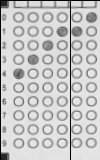
#> input picture KIVI_MASTER/img/mssv.jpg, 100 x 160 px
$ python test_circle.py
#> lines starting #> are read from the running program, lines starting #| are printed output that depends on the picture; after the words box and inside, x2 and y2 are one past the last pixel; in counts of white or black regions, pixels touching at a corner belong together
import cv2
import numpy as np

# Load image, grayscale, median blur, Otsus threshold
image = cv2.imread('img/mssv.jpg')
#> image is the input picture: shape (160, 100, 3); min 0, max 242, mean 197.1
gray = cv2.cvtColor(image, cv2.COLOR_BGR2GRAY)
blur = cv2.GaussianBlur(gray, (7, 7), 3)
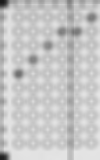
#> blur: shape (160, 100); min 25, max 229, mean 198.4
thresh = cv2.threshold(blur, 0, 255, cv2.THRESH_BINARY + cv2.THRESH_OTSU)[1]
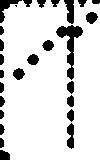
#> thresh: shape (160, 100); 86.4% white; 27 black regions (1 under 20 px), largest, box (x1, y1, x2, y2) and area: (56, 25, 83, 80) 495, (0, 0, 22, 23) 176, (64, 0, 74, 24) 166

# Morph open
kernel = cv2.getStructuringElement(cv2.MORPH_ELLIPSE, (7,7))
opening = cv2.morphologyEx(thresh, cv2.MORPH_OPEN, kernel, iterations=3)
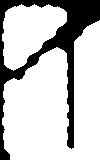
#> opening: shape (160, 100); 77.4% white; 1 black region

# Find contours and filter using contour area and aspect ratio
cnts = cv2.findContours(opening, cv2.RETR_EXTERNAL, cv2.CHAIN_APPROX_SIMPLE)
#> cnts = 2 contours; box (x1, y1, x2, y2) and area: (2, 20, 100, 160) 9288, (2, 4, 67, 71) 2686
cnts = cnts[0] if len(cnts) == 2 else cnts[1]
for c in cnts:
    peri = cv2.arcLength(c, True)
    approx = cv2.approxPolyDP(c, 0.04 * peri, True)
    area = cv2.contourArea(c)
    if len(approx) > 5 and area > 10 and area < 500000:
        ((x, y), r) = cv2.minEnclosingCircle(c)
        cv2.circle(image, (int(x), int(y)), int(r), (0, 255, 0), 1)
#> this loop made 2 passes
#> (peri, area, x, y, r) on pass 1: (648, 9287.5, 54.5, 89.5, 82.53)
#> (peri, area) on pass 2: (231, 2686.5)
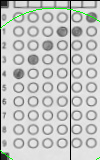
#> image: shape (160, 100, 3); 0.73% of pixels changed, all inside (x1, y1, x2, y2) = (0, 7, 100, 160)

cv2.imshow('thresh', thresh)
cv2.imshow('opening', opening)
cv2.imshow('image', image)
cv2.waitKey()

$ run again, with KIVI_MASTER/img/IMG_6103.JPG copied over KIVI_MASTER/img/mssv.jpg
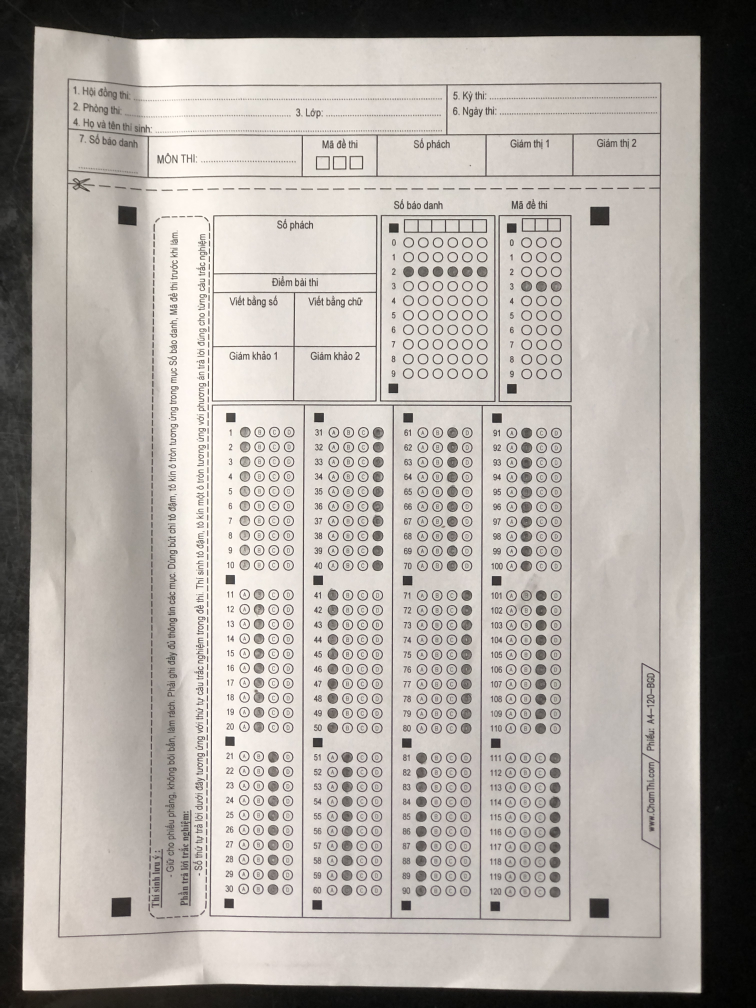
#> input picture KIVI_MASTER/img/IMG_6103.JPG, 3024 x 4032 px (shown at 1/4 size)
#> image is the input picture: shape (4032, 3024, 3); mean B, G, R 160.3, 165.6, 171.3
#> `thresh = cv2.threshold(blur, 0, 255, cv2.THRESH_BINARY + cv2.THRESH_OT..`:
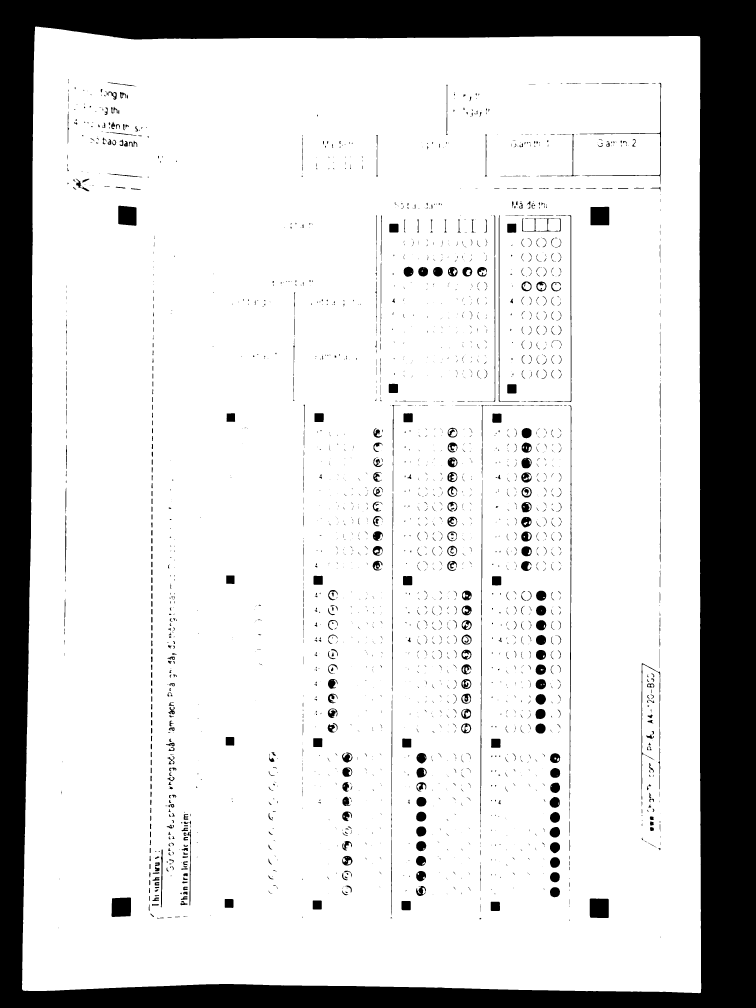
#> thresh: shape (4032, 3024) (shown at 1/4 size); 81.8% white; 2437 black regions (1377 under 20 px), largest, box (x1, y1, x2, y2) and area: (0, 0, 3024, 4032) 1984382, (2359, 3594, 2435, 3672) 5826, (446, 3590, 524, 3668) 5737
#> `opening = cv2.morphologyEx(thresh, cv2.MORPH_OPEN, kernel, iterations=3)`:
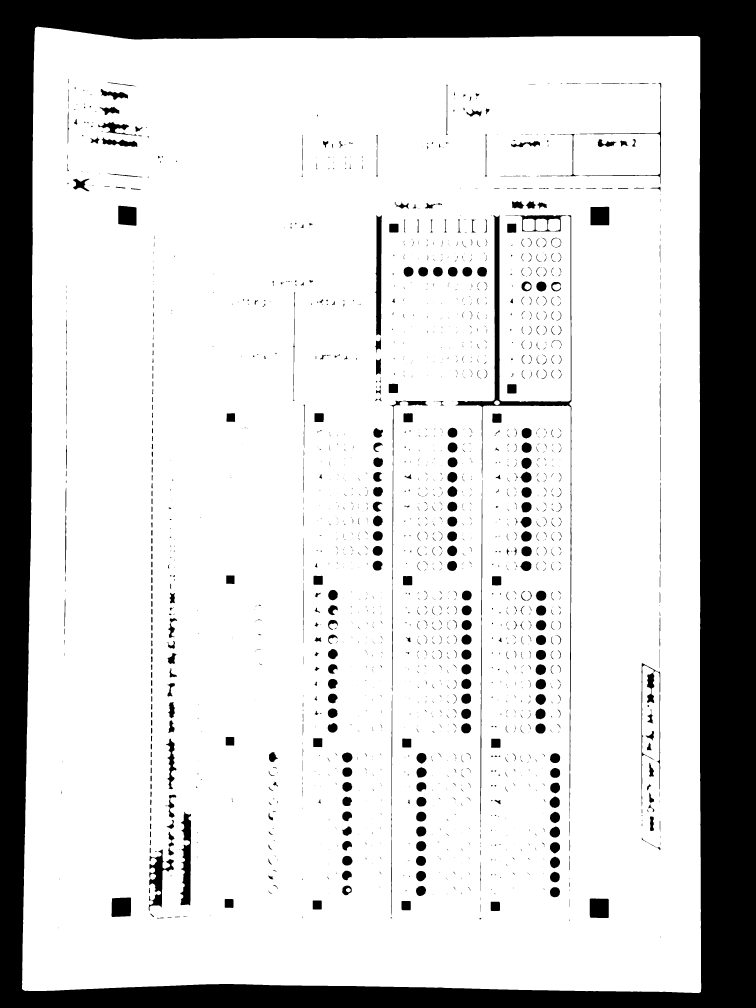
#> opening: shape (4032, 3024) (shown at 1/4 size); 81% white; 1915 black regions (1084 under 20 px)
#> cnts = 1 contour; box (x1, y1, x2, y2) and area: (88, 107, 2805, 3973) 10201712
#> the loop `for c in cnts:` made 1 pass
#> (peri, approx, area) on pass 1: (13183.6, [[143, 110], [88, 3955], [2800, 3969], [2799, 150]], 10201712)
